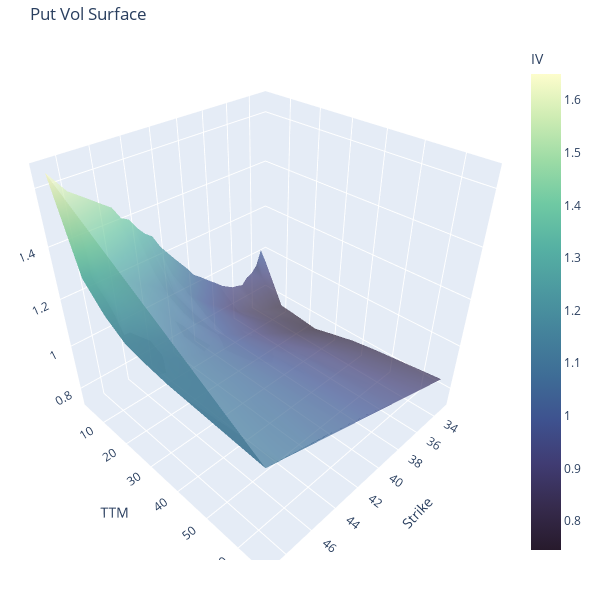

Write notebook code for a chart like this one.
### Code cell
my_plot_function(p, color='Deep_r', title='Put')

### Figure 1 — Plotly figure (JSON) as saved in the notebook; plotly's stock layout.template omitted (floating-point values rounded to 4 significant figures; data arrays with more than 128 entries replaced by an {"elided": "..."} marker saying what was removed)
{"data": [{"colorbar": {"title": {"text": "IV"}}, "colorscale": [[0, "rgb(39, 26, 44)"], [0.09091, "rgb(54, 43, 77)"], [0.1818, "rgb(64, 60, 115)"], [0.2727, "rgb(62, 82, 143)"], [0.3636, "rgb(62, 108, 150)"], [0.4545, "rgb(68, 130, 155)"], [0.5455, "rgb(76, 153, 160)"], [0.6364, "rgb(86, 177, 163)"], [0.7273, "rgb(111, 201, 163)"], [0.8182, "rgb(156, 219, 165)"], [0.9091, "rgb(206, 236, 179)"], [1, "rgb(253, 253, 204)"]], "intensity": {"elided": "195 float values"}, "opacity": 0.7, "showscale": true, "type": "mesh3d", "x": {"elided": "195 float values"}, "y": {"elided": "195 int values"}, "z": {"elided": "195 float values"}}], "layout": {"height": 600, "margin": {"b": 40, "l": 20, "r": 20, "t": 40}, "scene": {"xaxis": {"title": {"text": "Strike"}}, "yaxis": {"title": {"text": "TTM"}}, "zaxis": {"title": {"text": "IV"}}}, "title": {"text": "Put Vol Surface"}, "width": 600}}
